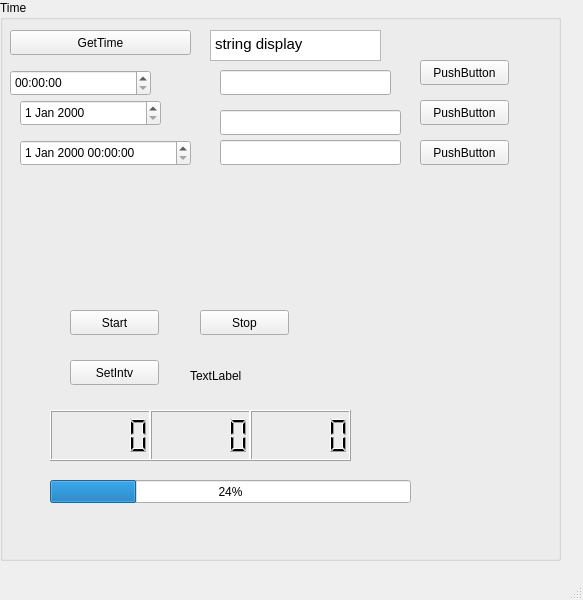
<?xml version="1.0" encoding="UTF-8"?>
<ui version="4.0">
 <class>MainWindow</class>
 <widget class="QMainWindow" name="MainWindow">
  <property name="geometry">
   <rect>
    <x>0</x>
    <y>0</y>
    <width>583</width>
    <height>600</height>
   </rect>
  </property>
  <property name="windowTitle">
   <string>MainWindow</string>
  </property>
  <widget class="QWidget" name="centralwidget">
   <widget class="QGroupBox" name="groupBox">
    <property name="geometry">
     <rect>
      <x>0</x>
      <y>0</y>
      <width>561</width>
      <height>561</height>
     </rect>
    </property>
    <property name="title">
     <string>Time</string>
    </property>
    <widget class="QPushButton" name="btnGetTime">
     <property name="geometry">
      <rect>
       <x>10</x>
       <y>30</y>
       <width>181</width>
       <height>25</height>
      </rect>
     </property>
     <property name="text">
      <string>GetTime</string>
     </property>
    </widget>
    <widget class="QTextEdit" name="textEdit">
     <property name="geometry">
      <rect>
       <x>210</x>
       <y>30</y>
       <width>171</width>
       <height>31</height>
      </rect>
     </property>
     <property name="html">
      <string>&lt;!DOCTYPE HTML PUBLIC &quot;-//W3C//DTD HTML 4.0//EN&quot; &quot;http://www.w3.org/TR/REC-html40/strict.dtd&quot;&gt;
&lt;html&gt;&lt;head&gt;&lt;meta name=&quot;qrichtext&quot; content=&quot;1&quot; /&gt;&lt;style type=&quot;text/css&quot;&gt;
p, li { white-space: pre-wrap; }
&lt;/style&gt;&lt;/head&gt;&lt;body style=&quot; font-family:'Ubuntu'; font-size:11pt; font-weight:400; font-style:normal;&quot;&gt;
&lt;p style=&quot; margin-top:0px; margin-bottom:0px; margin-left:0px; margin-right:0px; -qt-block-indent:0; text-indent:0px;&quot;&gt;&lt;span style=&quot; font-family:'Ubuntu';&quot;&gt;string display&lt;/span&gt;&lt;/p&gt;&lt;/body&gt;&lt;/html&gt;</string>
     </property>
    </widget>
    <widget class="QTimeEdit" name="timeEdit">
     <property name="geometry">
      <rect>
       <x>10</x>
       <y>70</y>
       <width>141</width>
       <height>26</height>
      </rect>
     </property>
    </widget>
    <widget class="QDateEdit" name="dateEdit">
     <property name="geometry">
      <rect>
       <x>20</x>
       <y>100</y>
       <width>141</width>
       <height>26</height>
      </rect>
     </property>
    </widget>
    <widget class="QDateTimeEdit" name="dateTimeEdit">
     <property name="geometry">
      <rect>
       <x>20</x>
       <y>140</y>
       <width>171</width>
       <height>26</height>
      </rect>
     </property>
    </widget>
    <widget class="QLineEdit" name="editTime">
     <property name="geometry">
      <rect>
       <x>220</x>
       <y>70</y>
       <width>171</width>
       <height>25</height>
      </rect>
     </property>
    </widget>
    <widget class="QLineEdit" name="editDate">
     <property name="geometry">
      <rect>
       <x>220</x>
       <y>110</y>
       <width>181</width>
       <height>25</height>
      </rect>
     </property>
    </widget>
    <widget class="QLineEdit" name="editDateTime">
     <property name="geometry">
      <rect>
       <x>220</x>
       <y>140</y>
       <width>181</width>
       <height>25</height>
      </rect>
     </property>
    </widget>
    <widget class="QPushButton" name="pushButton">
     <property name="geometry">
      <rect>
       <x>420</x>
       <y>60</y>
       <width>89</width>
       <height>25</height>
      </rect>
     </property>
     <property name="text">
      <string>PushButton</string>
     </property>
    </widget>
    <widget class="QPushButton" name="pushButton_2">
     <property name="geometry">
      <rect>
       <x>420</x>
       <y>100</y>
       <width>89</width>
       <height>25</height>
      </rect>
     </property>
     <property name="text">
      <string>PushButton</string>
     </property>
    </widget>
    <widget class="QPushButton" name="pushButton_3">
     <property name="geometry">
      <rect>
       <x>420</x>
       <y>140</y>
       <width>89</width>
       <height>25</height>
      </rect>
     </property>
     <property name="text">
      <string>PushButton</string>
     </property>
    </widget>
    <widget class="QLCDNumber" name="lcdHour">
     <property name="geometry">
      <rect>
       <x>50</x>
       <y>410</y>
       <width>101</width>
       <height>51</height>
      </rect>
     </property>
    </widget>
    <widget class="QLCDNumber" name="lcdMin">
     <property name="geometry">
      <rect>
       <x>150</x>
       <y>410</y>
       <width>101</width>
       <height>51</height>
      </rect>
     </property>
    </widget>
    <widget class="QLCDNumber" name="lcdSec">
     <property name="geometry">
      <rect>
       <x>250</x>
       <y>410</y>
       <width>101</width>
       <height>51</height>
      </rect>
     </property>
    </widget>
    <widget class="QProgressBar" name="progressBar">
     <property name="geometry">
      <rect>
       <x>50</x>
       <y>480</y>
       <width>361</width>
       <height>23</height>
      </rect>
     </property>
     <property name="value">
      <number>24</number>
     </property>
    </widget>
    <widget class="QPushButton" name="btnStart">
     <property name="geometry">
      <rect>
       <x>70</x>
       <y>310</y>
       <width>89</width>
       <height>25</height>
      </rect>
     </property>
     <property name="text">
      <string>Start</string>
     </property>
    </widget>
    <widget class="QPushButton" name="btnStop">
     <property name="geometry">
      <rect>
       <x>200</x>
       <y>310</y>
       <width>89</width>
       <height>25</height>
      </rect>
     </property>
     <property name="text">
      <string>Stop</string>
     </property>
    </widget>
    <widget class="QPushButton" name="btnSetIntv">
     <property name="geometry">
      <rect>
       <x>70</x>
       <y>360</y>
       <width>89</width>
       <height>25</height>
      </rect>
     </property>
     <property name="text">
      <string>SetIntv</string>
     </property>
    </widget>
    <widget class="QLabel" name="LabElapsTime">
     <property name="geometry">
      <rect>
       <x>190</x>
       <y>350</y>
       <width>161</width>
       <height>51</height>
      </rect>
     </property>
     <property name="text">
      <string>TextLabel</string>
     </property>
    </widget>
   </widget>
  </widget>
  <widget class="QMenuBar" name="menubar">
   <property name="geometry">
    <rect>
     <x>0</x>
     <y>0</y>
     <width>583</width>
     <height>22</height>
    </rect>
   </property>
  </widget>
  <widget class="QStatusBar" name="statusbar"/>
 </widget>
 <resources/>
 <connections/>
</ui>
